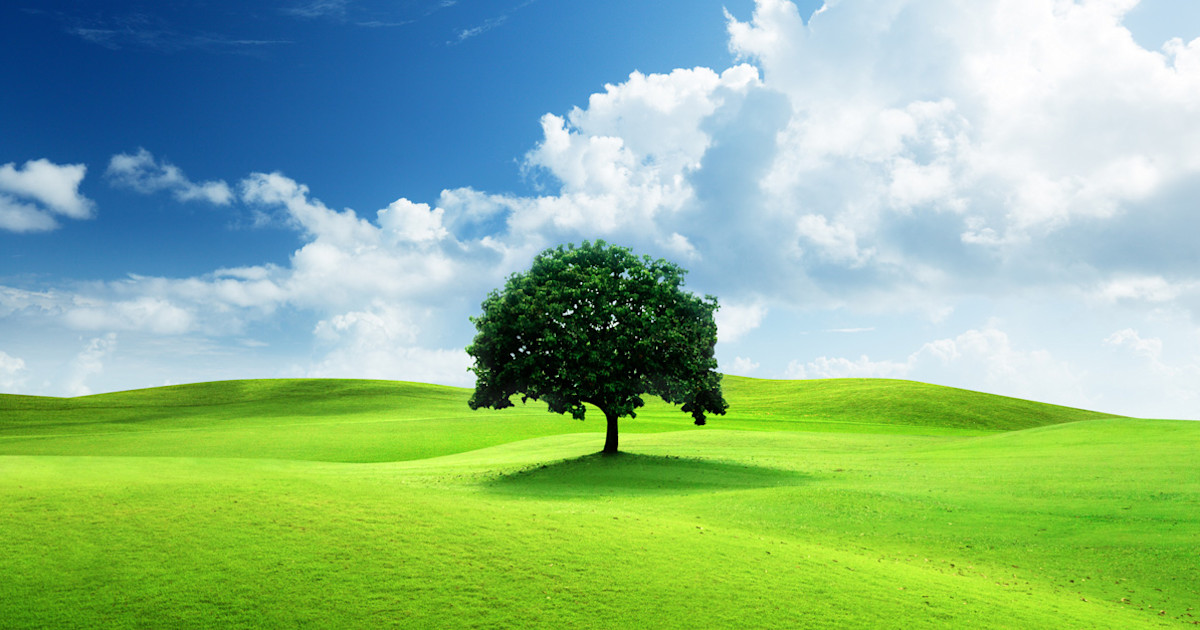
#> input picture CV/cv.exp's/pic.jpg, 1200 x 630 px, found by its file name
$ python exp12.py
#> lines starting #> are read from the running program, lines starting #| are printed output that depends on the picture
import cv2
image = cv2.imread("/Users/vignesh/Desktop/opencv/pic.jpg")
#> image is the input picture: shape (630, 1200, 3); mean B, G, R 139.9, 183.6, 139.8
flipped_image = cv2.flip(image, 1)
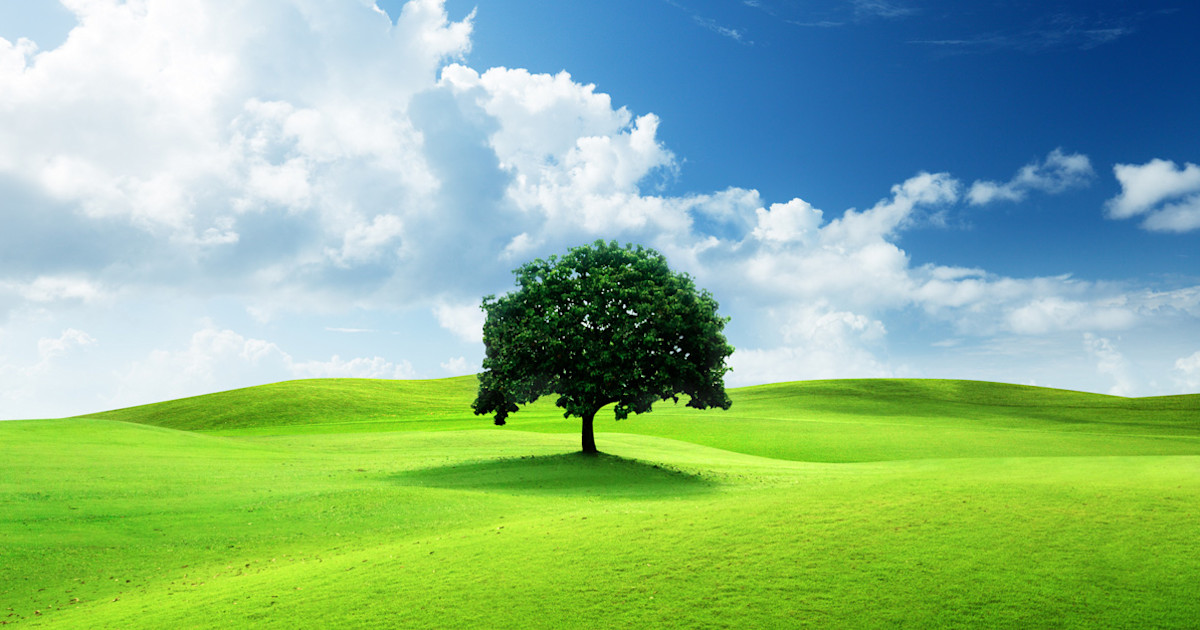
#> flipped_image: shape (630, 1200, 3); mean B, G, R 139.9, 183.6, 139.8
rotated_image = cv2.rotate(flipped_image, cv2.ROTATE_90_COUNTERCLOCKWISE)
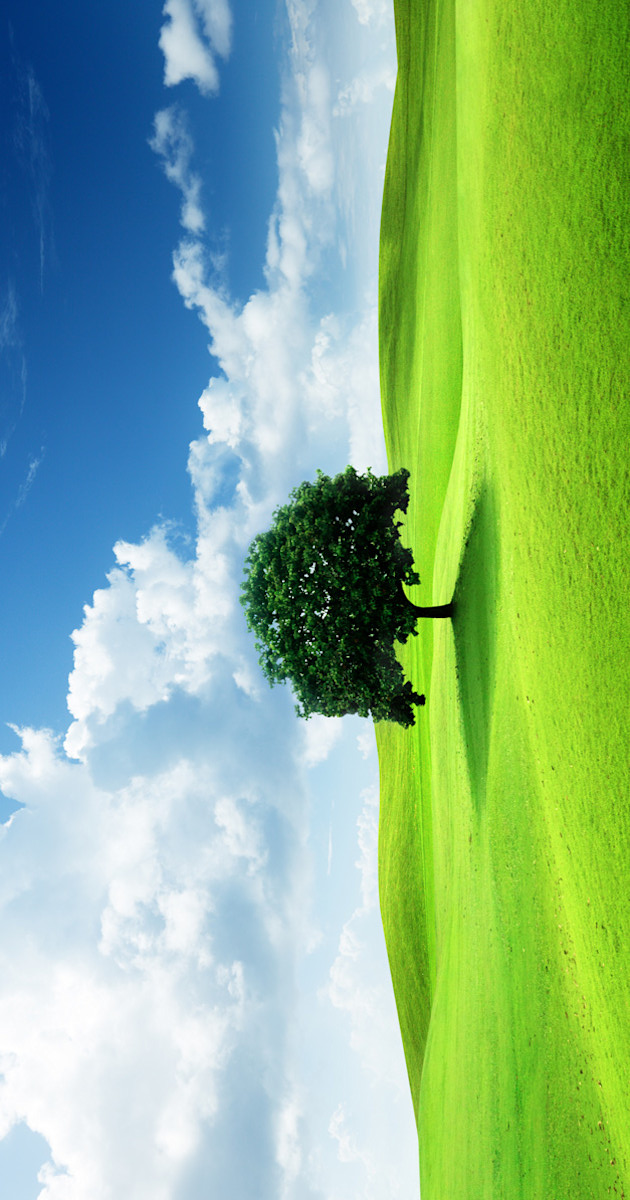
#> rotated_image: shape (1200, 630, 3); mean B, G, R 139.9, 183.6, 139.8
cv2.imshow("Original Image", image)
cv2.imshow("Rotated 270-degree Clockwise Along Y-axis", rotated_image)
cv2.imwrite("rotated_image_270.jpg", rotated_image)
cv2.waitKey(0)
cv2.destroyAllWindows()
